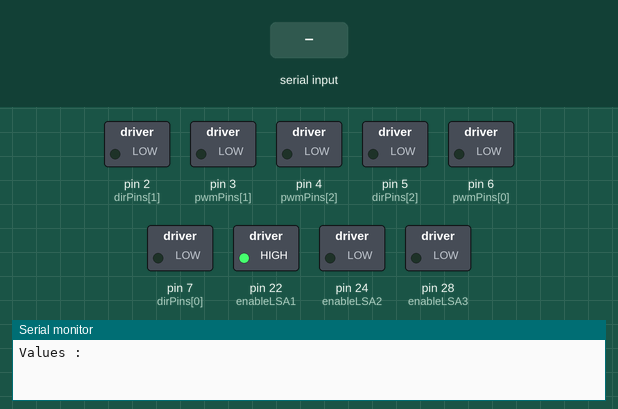
The sketch below on a simulated Arduino Mega 2560, built with avr-gcc and run on an emulated ATmega2560. On the bench: switched loads named in the sketch (green lamp = pin HIGH), the last lines printed to the serial monitor. Inputs (shaded band) come from the test bench.

Above: at 0.9 s.
1.0 s: "90,45,200\n" received over the second serial link
At 1.6 s:
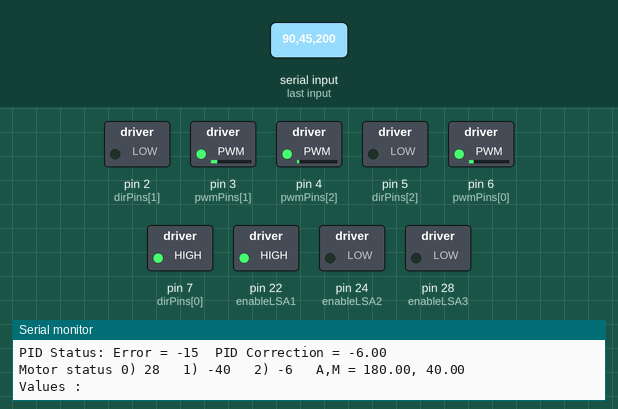
2.5 s: "d" received over the second serial link
At 3.3 s:
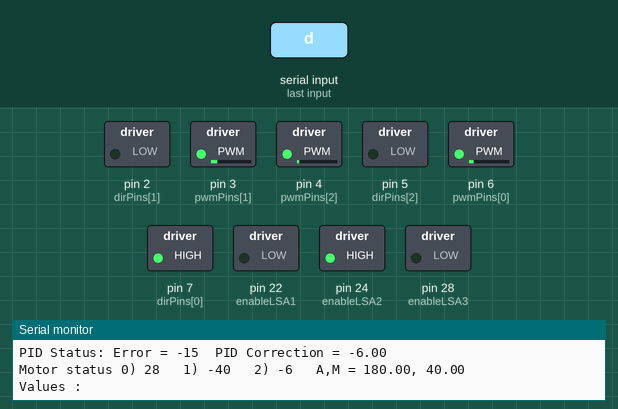
4.0 s: "D" received over the second serial link
At 4.5 s:
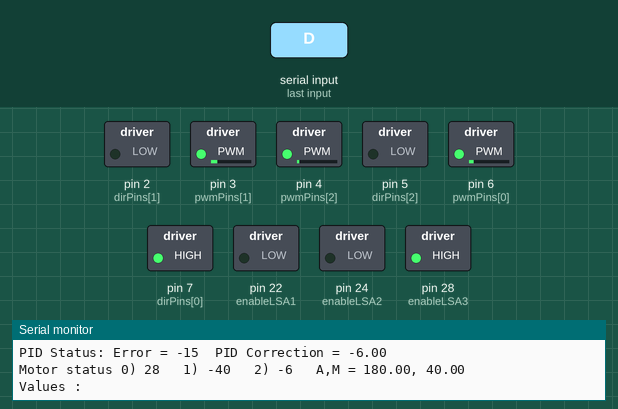
Timing chart, 0 to 7.0 s (numbered marks = the images above; inputs shaded):
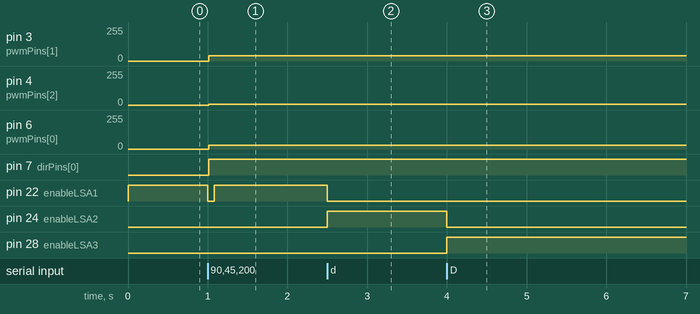

Measured:
- after the input at 1.0 s, pin 3 (pwmPins[1]): 0/255 → 40/255 at once; pin 4 (pwmPins[2]): 0/255 → 6/255 at once; pin 6 (pwmPins[0]): 0/255 → 28/255 at once; pin 7 (dirPins[0]): LOW → HIGH at once; pin 22 (enableLSA1): HIGH → LOW at once, → HIGH 0.08 s later
- after the input at 2.5 s, pin 22 (enableLSA1): HIGH → LOW at once; pin 24 (enableLSA2): LOW → HIGH at once
- after the input at 4.0 s, pin 24 (enableLSA2): HIGH → LOW at once; pin 28 (enableLSA3): LOW → HIGH at once

The sketch:

LineFollowingPID_Working101.ino
```cpp
//Developer Information
#define ON 1
#define OFF 0

#define DEVELOPER_MODE ON
//LSA
int enableLSA1 = 22;
int enableLSA2 = 24;
int enableLSA3 = 28;
int valLSA1 = 0;
int valLSA2 = 0;
int valLSA3 = 0;
HardwareSerial  *LSASerial = NULL;

//Motors
int pwmPins[3] = {6, 3, 4};
int dirPins[3] = {7, 2, 5};
int mag[3] = {};

//Developer
double angularDirection = 180 * (PI / 180.0);
double defaultMotorMagnitude = 40;

//PID
double Kp = 1.2, Kd = 0.8;
double previousError = 0;

void initialiseLSASerial(HardwareSerial *serialPort);


void setup() {
  for (int i = 0; i < 3; i++)
  {
    pinMode(pwmPins[i], OUTPUT);
    pinMode(dirPins[i], OUTPUT);
  }
  initialiseLSASerial(&Serial1);
  LSASerial->begin(38400);
  Serial.begin(9600);
  pinMode(enableLSA1, OUTPUT);
  pinMode(enableLSA2, OUTPUT);
  pinMode(enableLSA3, OUTPUT);

  digitalWrite(enableLSA1, LOW);
  digitalWrite(enableLSA2, LOW);
  digitalWrite(enableLSA3, LOW);
  readLSA();  //Store buffer
}


void loop() {
  readLSA();
  motorEquations(180 * PI / 180, 40);
  addPID();
  moveMotors();
  if (DEVELOPER_MODE == ON) {
    printMotorStatus();
    controlUsingSerial();
  }

}

//Developer opions  #dev
void controlUsingSerial() {
  if (Serial.available()) {
    while (Serial.available()) {
      char c = Serial.read();
      switch (c) {
        case 'D': //Direction of motion of bot in degrees
          angularDirection = (Serial.parseInt()) * PI / 180.0;
          break;
        case 'M': case 'S': //Motor speed
          defaultMotorMagnitude = Serial.parseInt();
          break;
        case 'K':
          c = Serial.read();
          if (c == 'p') { //Set Kp
            Kp = Serial.parseInt();
          } else if (c == 'd') {  //Set Kd
            Kd = Serial.parseInt();
          }
        default:
          break;
      }
    }
  }
}

//#PID
void addPID() {
  int value;
  if (angularDirection == 0 * PI / 180.0) {
    value = valLSA1;
  }
  else if (angularDirection == 180 * PI / 180.0) {
    value = valLSA2;
  } else if (angularDirection == 90 * PI / 180) {
    value = valLSA3;
  } else {
    return; //We haven't though about this
  }
  int error = 35 - value;


  float PIDCorrection = Kp * error - Kd * (error - previousError);

  if (DEVELOPER_MODE == ON) {
    Serial.print("PID Status: ");
    Serial.print("Error = ");
    Serial.print(error);
    Serial.print("\tPID Correction = ");
    Serial.print(PIDCorrection);
  }

  for (int i = 0 ; i < 3 ; i++) {
    mag[i] += PIDCorrection;

    if (value == 255)
    {
       mag[0] = -0.5 * mag[0];
       mag[1] = -0.5 * mag[1];
       mag[2] = -0.5 * mag[2];
      while (valLSA2 == 255) {
        readLSA();
        }
       mag[0]=0;
       mag[1]=0;
       mag[2]=0;
    }

  }
}

//LSA
void clearLSA()
{
  while (LSASerial->available())
  {
    LSASerial->read();
  }
}

void readLSA()
{
  Serial.print("Values : ");
  clearLSA();
  digitalWrite(enableLSA1, HIGH);
  delayMicroseconds(100);
  while (!(LSASerial->available()));
  while (LSASerial->available())
  {
    valLSA1 = LSASerial->read();
    if (valLSA2 == 255) continue;
    else break;

  }
  digitalWrite(enableLSA1, LOW);

  delayMicroseconds(100);

  digitalWrite(enableLSA2, HIGH);
  delayMicroseconds(100);
  while (!(LSASerial->available()));
  while (LSASerial->available())
  {
    valLSA2 = LSASerial->read();
    if (valLSA2 == 255) continue;
    else break;
  }
  digitalWrite(enableLSA2, LOW);
  clearLSA();
  delayMicroseconds(100);

  digitalWrite(enableLSA3, HIGH);
  delayMicroseconds(100);
  while (!(LSASerial->available()));
  while (LSASerial->available())
  {
    valLSA3 = LSASerial->read();
    if (valLSA2 == 255) continue;
    else break;
  }
  digitalWrite(enableLSA3, LOW);
  clearLSA();
  delayMicroseconds(100);


  Serial.print(valLSA1);
  Serial.print(',');
  Serial.print(valLSA2);
  Serial.print(',');
  Serial.println(valLSA3);

}
void initialiseLSASerial (HardwareSerial *serialPort)
{
  LSASerial = serialPort;
}

//#Motor
void printMotorStatus() {
  Serial.print("\nMotor status ");
  for (int i = 0 ; i < 3; i++) {
    Serial.print(i);
    Serial.print(") ");
    Serial.print(mag[i]);
    Serial.print("   ");
  }
  Serial.print("A,M = ");
  Serial.print(angularDirection * 180.0 / PI);
  Serial.print(", ");
  Serial.print(defaultMotorMagnitude);
  Serial.println();
}

void motorEquations(double angle, double magController) {
  mag[0] = magController * cos(150 * PI / 180.0 - angle);
  mag[1] = magController * cos(30 * PI / 180.0 - angle);
  mag[2] = magController * cos(270 * PI / 180.0 - angle);
}

void moveMotors() {
  for (int i = 0; i < 3; i++) {
    analogWrite(pwmPins[i], abs(mag[i]));
    digitalWrite(dirPins[i], (mag[i] > 0) ? HIGH : LOW);
  }
}
```
